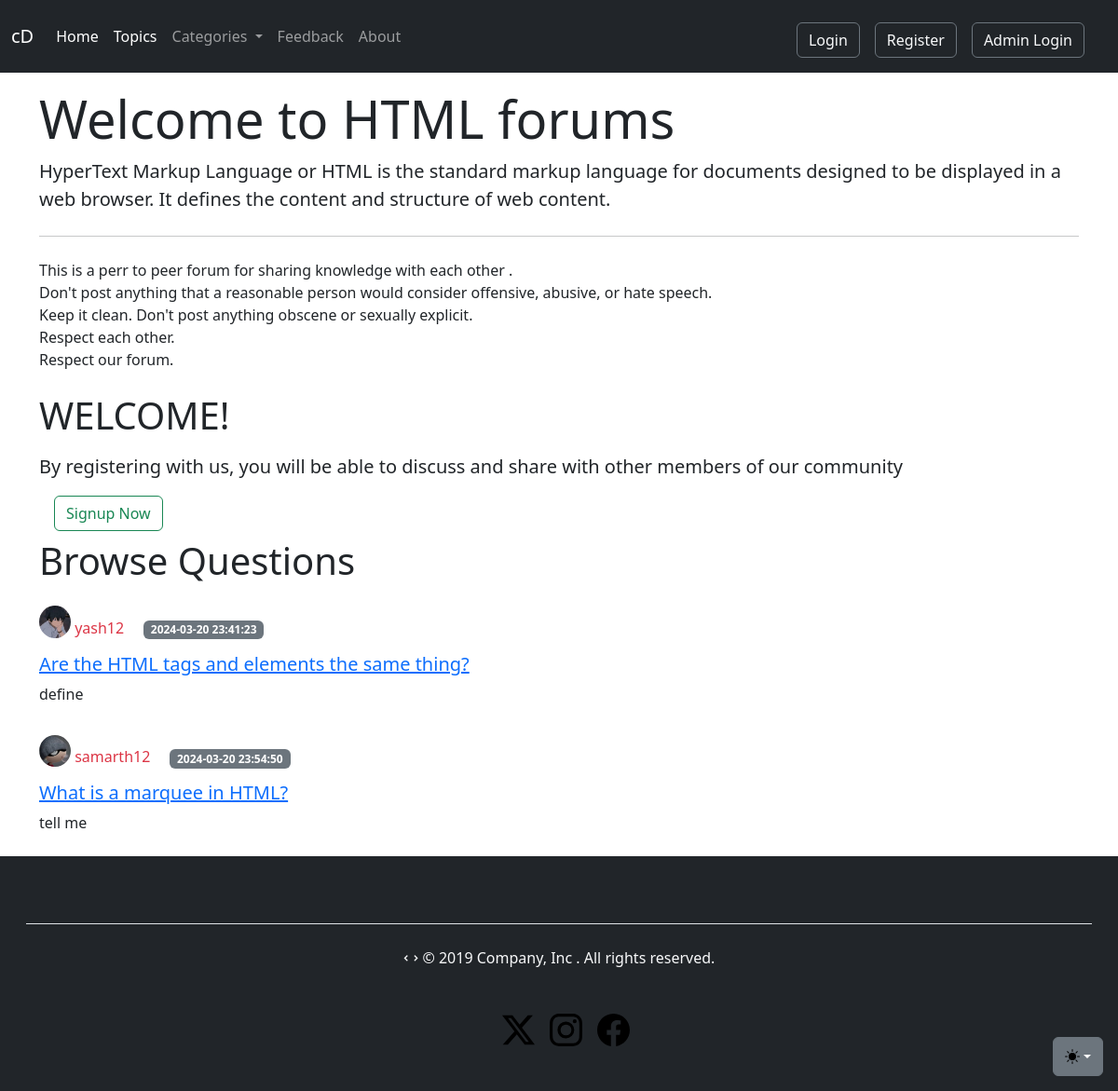
The app's page /threadlist.php?catid=2 with its own data.
### tables this page shows
CREATE TABLE `categories` (
  `category_id` int(11) NOT NULL,
  `category_name` varchar(255) NOT NULL,
  `category_discreption` varchar(255) NOT NULL,
  `created` datetime NOT NULL DEFAULT current_timestamp()
);

CREATE TABLE `threads` (
  `thread_id` int(11) NOT NULL,
  `thread_title` varchar(255) NOT NULL,
  `thread_desc` text NOT NULL,
  `thread_cat_id` int(11) NOT NULL,
  `thread_user_id` int(11) NOT NULL,
  `timeStamp` datetime NOT NULL DEFAULT current_timestamp()
);

CREATE TABLE `users` (
  `sno` int(11) NOT NULL,
  `user_email` varchar(60) NOT NULL,
  `user_username` varchar(111) NOT NULL,
  `user_pass` varchar(255) NOT NULL,
  `timestamp` datetime NOT NULL DEFAULT current_timestamp(),
  `user_name` varchar(255) NOT NULL,
  `user_img` varchar(100) NOT NULL
);

### threadlist.php (the view, shortened to what this page needs)
<!doctype html>
<html lang="en">
<head>
    <link href="https://cdn.jsdelivr.net/npm/remixicon@4.1.0/fonts/remixicon.css" rel="stylesheet" />
    <link href="https://cdn.jsdelivr.net/npm/bootstrap@5.3.2/dist/css/bootstrap.min.css" rel="stylesheet">
</head>
<body>
    <?php include("partials/_header.php"); ?>
    <?php
    $id = $_GET['catid'];
    $sql = " SELECT * FROM `categories` WHERE category_id =$id";
    $result = mysqli_query($conn, $sql);
    while ($row = mysqli_fetch_assoc($result)) {
        $catname = $row['category_name'];
        $catdesc = $row['category_discreption'];
    }
    ?>
    <div class="container my-3">
        <div class="jumbotron">
            <h1 class="display-4">Welcome to <?php echo $catname; ?> forums</h1>
            <p class="lead"><?php echo $catdesc; ?></p>
            <hr class="my-4">
            <p>This is a perr to peer forum for sharing knowledge with each other . <br>
                Don't post anything that a reasonable person would consider offensive, abusive, or hate speech.<br>
                Keep it clean. Don't post anything obscene or sexually explicit.<br>
                Respect each other.<br>
                Respect our forum.<br>
            </p>
        </div>
    </div>
    <?php
    if (isset($_SESSION['loggedin']) && $_SESSION['loggedin'] == true) {
        echo'<div class="container">
                <h1 class="py-2">Start a discussion</h1>
                <form action="' . $_SERVER["REQUEST_URI"] . '" method="post">
                    <div class="form-group">
                        <label for="title">Problem Title</label>
                        <input type="text" class="form-control" id="title" name="title" namaria-describedby="emailHelp" placeholder="Enter title" required>
                        <small id="emailHelp" class="form-text text-muted">Keep your title as short and crisp as possible</small>
                    </div>
                    <br>
                    <div>
                        <label for="desc">Elaborate Your Problem</label>
                        <textarea class="form-control" id="desc" name="desc" rows="3" ></textarea>
                    </div>
                    <br>
                    <button type="submit" class="btn btn-success">Submit</button>
                </form>
            </div>';
    } else {
        echo'<div class="container">
                <h1 class="py-2">WELCOME!</h1>
                <p class="lead">By registering with us, you will be able to discuss and share  with other members of our community</p>
                <a href="/forumForm/_signupModal.php" type="button" class="btn btn-outline-success mx-3 ">  Signup Now  </a>
            </div>';
    }
    ?>
    <div class="container">
        <h1 class="py-2">Browse Questions</h1>
        <?php include("partials/_dbconnect.php"); ?>
        <?php
        $id = $_GET['catid'];
        $sql = " SELECT * FROM `threads` WHERE thread_cat_id =$id";
        $result = mysqli_query($conn, $sql);
        while ($row = mysqli_fetch_assoc($result)) {
            $id = $row['thread_id'];
            $title = $row['thread_title'];
            $desc = $row['thread_desc'];
            $thread_user_id = $row['thread_user_id'];
            $thread_time = $row['timeStamp'];
            $sql2 = "SELECT * FROM `users` WHERE sno='$thread_user_id'";
            $result2 = mysqli_query($conn, $sql2);
            $row2 = mysqli_fetch_assoc($result2);
            $user_name = $row2['user_username'];
            $pfp = $row2['user_img'];
            echo'<div class="media my-0 py-2">
                    <div class="media-body">
                        <span> <img src="image/'.$pfp.'" width="34px" class="mr-3 rounded-circle mb-3" alt="..."></span>
                        <span class="text-danger my-0 font-weight-bold">' . $user_name . ' &nbsp;&nbsp;&nbsp;</span>
                        <span class="badge bg-secondary">' . $thread_time . '</span>
                        <h5 class="mt-0"><a href="thread.php?threadid=' . $id . '">' . $title . '</a></h5>
                        <p>' . $desc . '</p>
                    </div>
                </div>';
        }
        ?>
    </div>
    <?php include("partials/_footer.php"); ?>
</body>
</html>

### records on screen
categories: category_name "HTML", category_discreption "HyperText Markup Language or HTML is the standard markup language for documents designed to be displayed in a web browser. It defines the content and structure of web content."
threads: users.user_img (picture), users.user_username "yash12", timeStamp "2024-03-20 23:41:23", thread_title "Are the HTML tags and elements the same thing?", thread_desc "define"
threads: users.user_img (picture), users.user_username "samarth12", timeStamp "2024-03-20 23:54:50", thread_title "What is a marquee in HTML?", thread_desc "tell me"
